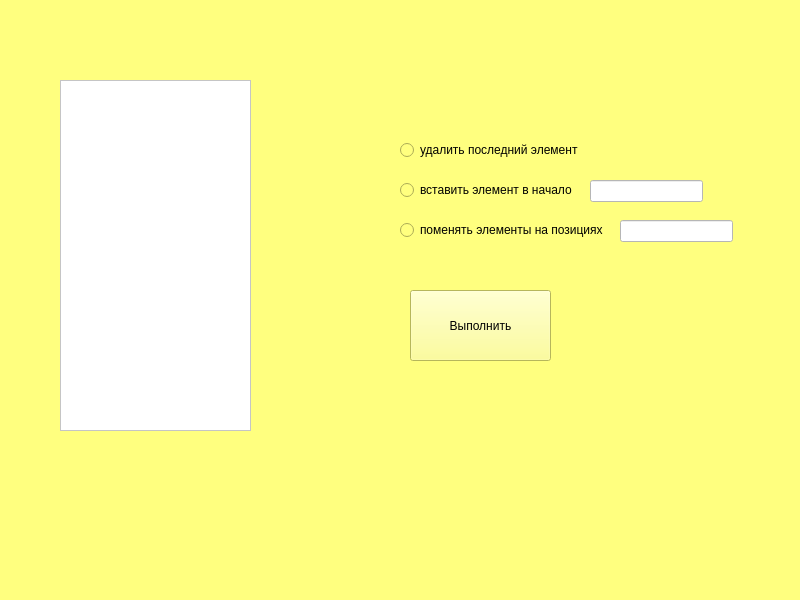
<?xml version="1.0" encoding="UTF-8"?>
<ui version="4.0">
 <class>MainWindow</class>
 <widget class="QMainWindow" name="MainWindow">
  <property name="geometry">
   <rect>
    <x>0</x>
    <y>0</y>
    <width>800</width>
    <height>600</height>
   </rect>
  </property>
  <property name="sizePolicy">
   <sizepolicy hsizetype="Fixed" vsizetype="Fixed">
    <horstretch>0</horstretch>
    <verstretch>0</verstretch>
   </sizepolicy>
  </property>
  <property name="windowTitle">
   <string>MainWindow</string>
  </property>
  <property name="autoFillBackground">
   <bool>false</bool>
  </property>
  <property name="styleSheet">
   <string notr="true">background-color: rgb(255, 255, 127);</string>
  </property>
  <widget class="QWidget" name="centralwidget">
   <widget class="QRadioButton" name="radioButton">
    <property name="geometry">
     <rect>
      <x>400</x>
      <y>140</y>
      <width>191</width>
      <height>20</height>
     </rect>
    </property>
    <property name="text">
     <string>удалить последний элемент</string>
    </property>
   </widget>
   <widget class="QRadioButton" name="radioButton_2">
    <property name="geometry">
     <rect>
      <x>400</x>
      <y>180</y>
      <width>191</width>
      <height>20</height>
     </rect>
    </property>
    <property name="text">
     <string>вставить элемент в начало</string>
    </property>
   </widget>
   <widget class="QRadioButton" name="radioButton_3">
    <property name="geometry">
     <rect>
      <x>400</x>
      <y>220</y>
      <width>221</width>
      <height>20</height>
     </rect>
    </property>
    <property name="text">
     <string>поменять элементы на позициях</string>
    </property>
   </widget>
   <widget class="QLineEdit" name="lineEdit">
    <property name="geometry">
     <rect>
      <x>590</x>
      <y>180</y>
      <width>113</width>
      <height>22</height>
     </rect>
    </property>
    <property name="styleSheet">
     <string notr="true">background-color: rgb(255, 255, 255);</string>
    </property>
   </widget>
   <widget class="QLineEdit" name="lineEdit_2">
    <property name="geometry">
     <rect>
      <x>620</x>
      <y>220</y>
      <width>113</width>
      <height>22</height>
     </rect>
    </property>
    <property name="styleSheet">
     <string notr="true">background-color: rgb(255, 255, 255);</string>
    </property>
   </widget>
   <widget class="QPushButton" name="pushButton">
    <property name="geometry">
     <rect>
      <x>410</x>
      <y>290</y>
      <width>141</width>
      <height>71</height>
     </rect>
    </property>
    <property name="text">
     <string>Выполнить</string>
    </property>
   </widget>
   <widget class="QTextEdit" name="textEdit">
    <property name="geometry">
     <rect>
      <x>60</x>
      <y>80</y>
      <width>191</width>
      <height>351</height>
     </rect>
    </property>
    <property name="styleSheet">
     <string notr="true">background-color: rgb(255, 255, 255);</string>
    </property>
   </widget>
  </widget>
  <widget class="QMenuBar" name="menubar">
   <property name="geometry">
    <rect>
     <x>0</x>
     <y>0</y>
     <width>800</width>
     <height>26</height>
    </rect>
   </property>
  </widget>
  <widget class="QStatusBar" name="statusbar"/>
 </widget>
 <resources/>
 <connections/>
</ui>
